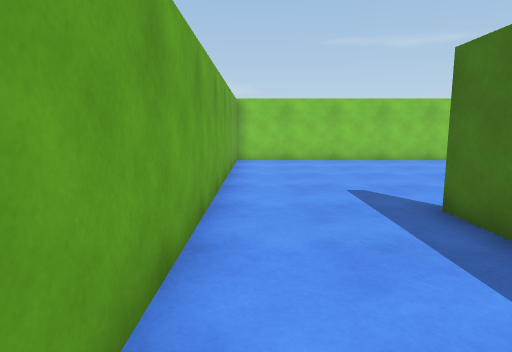
View 1 (above)

21 first-person views from a walk through a scene from a Unity 3-D project. The camera is 1.3 m above the floor, tilts 8° down and sees 75° across. The floor is counted in squares, 1 m on a side. Each view is taken from the middle of a square. On the plan, view 1 faces up. The plan holds only what a view shows up to about 14 squares ahead; the rest is blank.

View 2
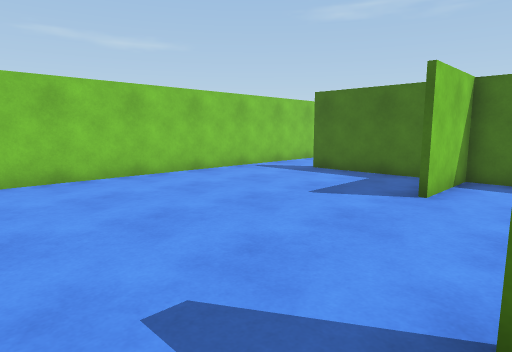

View 3
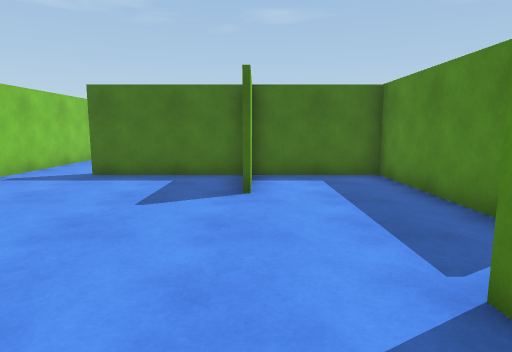

View 4
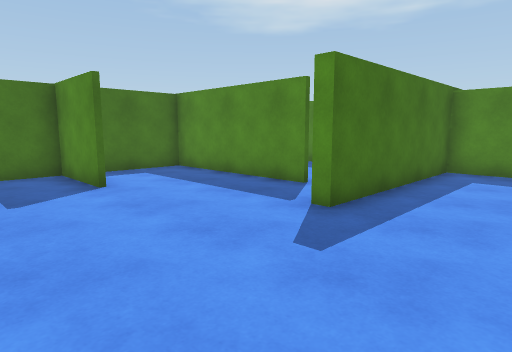

View 5
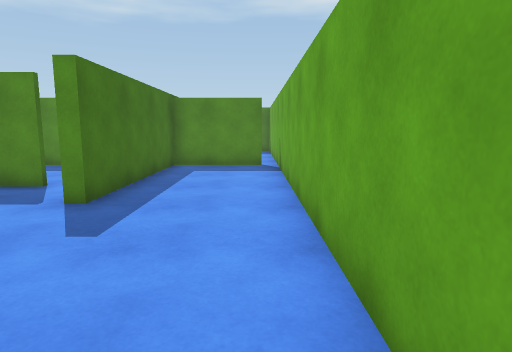

View 6
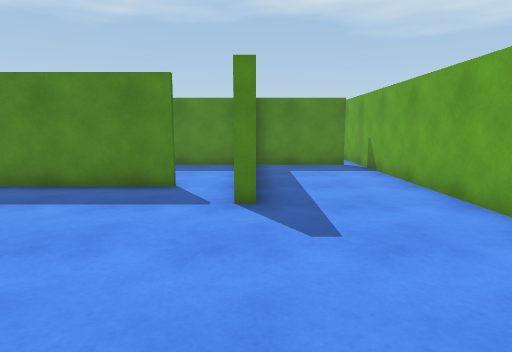

View 7
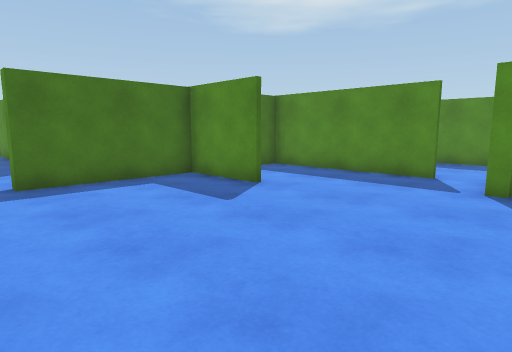

View 8
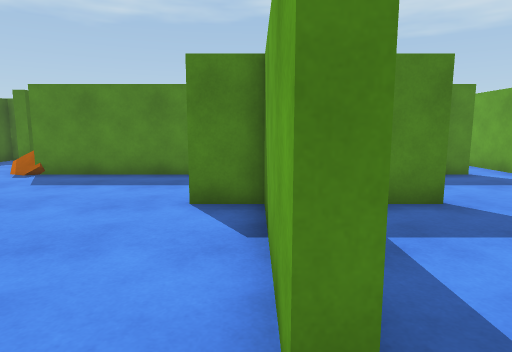

View 9
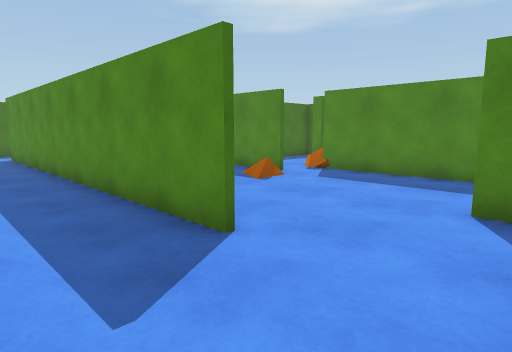

View 10
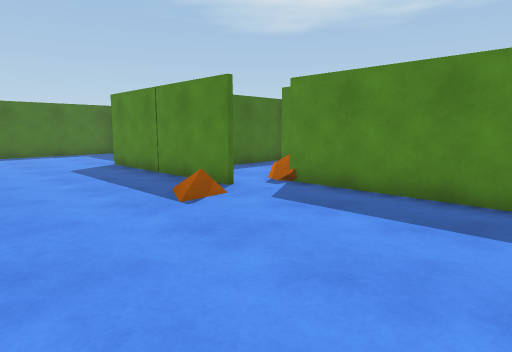

View 11
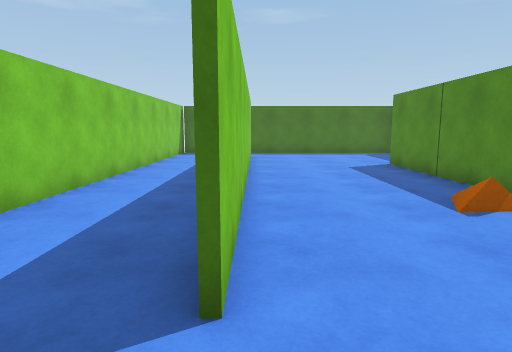

View 12
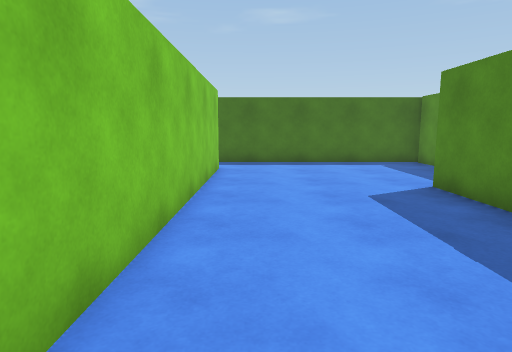

View 13
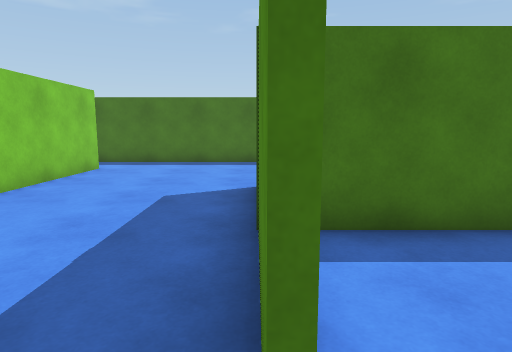

View 14
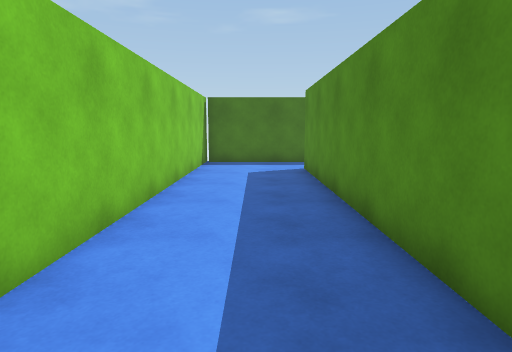

View 15
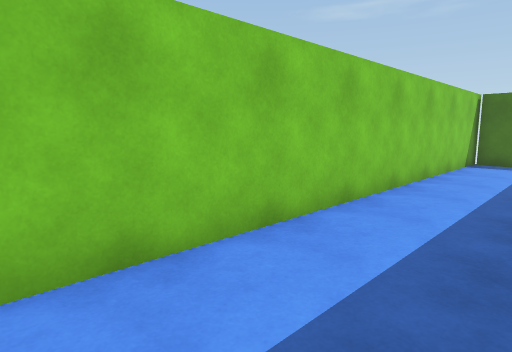

View 16
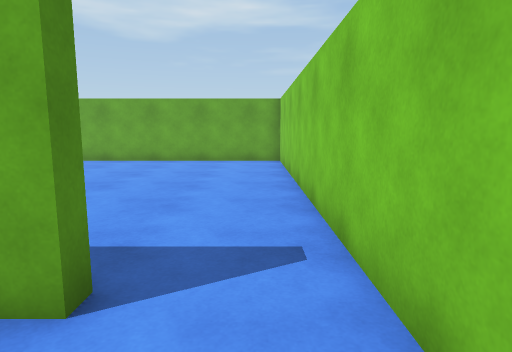

View 17
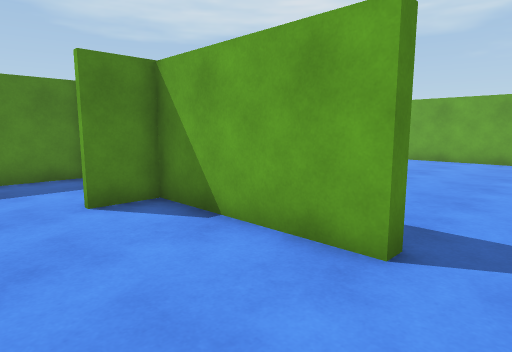

View 18
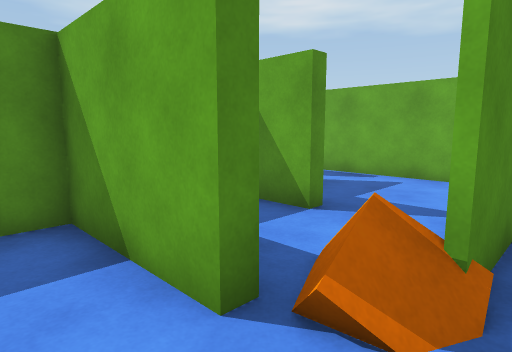

View 19
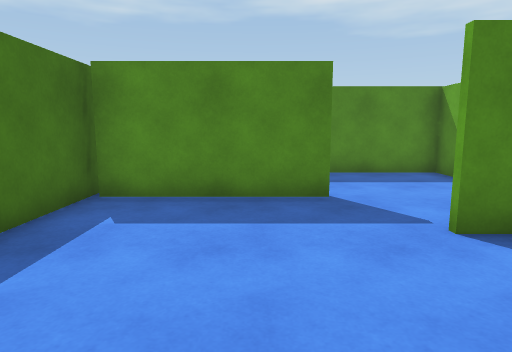

View 20
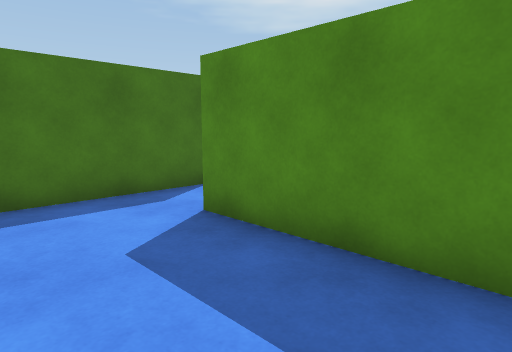

View 21
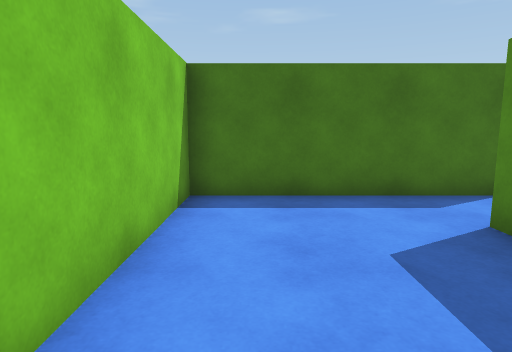

### Floor plan
Points are (right, up) in squares from view 1. A wall is a line through its corners. A room is listed if a view was taken in it or the views show most of it. See-through windows are left out.
Room 1 (views 1, 2, 3, 4, 5, 6, 7, 8, 9)
walls: (7.6, 7.3) (10.5, 7.3) (10.5, 11.7) (10.8, 11.7); (4.8, 3.5) (10.5, 3.5); (10.5, 2.9) (10.5, 7.1) (7.6, 7.1); (11.6, 14) (-0.8, 14) (-0.8, -1.1); (-0.2, -1.1) (3, -1.1) (3, 5.2) (3.5, 5.2)
ways out: opening at (11, 12.5) to room 2; opening at (4, 3) to room 4
Room 2 (views 10, 11, 12, 13, 14, 15, 16, 17, 19)
walls: (17.9, 5) (24.5, 5); (14.1, 10.4) (28.1, 10.4); (28.1, 10.2) (14.1, 10.2); (25.5, 2.6) (30.1, 2.6); (10.8, 11.7) (10.8, 7.3) (12.2, 7.3); (11, 3.5) (17.4, 3.5); (30.5, 14) (11.6, 14); (30.2, 2.1) (30.2, 13.9)
ways out: opening at (11, 12.5) to room 1; opening at (18.5, 4) to room 3; opening at (25, 4)
Room 3 (view 18)
walls: (18.1, 2.3) (18.6, 2.3) (18.6, -1.1); (21.2, -1) (21.2, 4.2)
ways out: opening at (18.5, 4) to room 2
objects: orange cube (18, 3)
Room 4 (views 20, 21)
walls: (3.8, -1.1) (8.4, -1.1); (3.4, 3.1) (3.4, 1.1); (10.5, 3.3) (5.5, 3.3); (10.5, -1.6) (10.5, 2.9)
ways out: opening at (4, 3) to room 1; opening at (9.5, -1)

Positions as (right, up) in squares from view 1, and headings:
1: (0, 0), facing up
2: (1, 5), facing up-right
3: (1, 7), facing right
4: (0, 10), facing down-right
5: (0, 11), facing down
6: (3, 11), facing down
7: (2, 13), facing down-right
8: (11, 13), facing down
9: (11, 13), facing down-right
10: (12, 10), facing down-right
11: (12, 10), facing right
12: (17, 9), facing right
13: (17, 5), facing right
14: (17, 12), facing right
15: (16, 11), facing up-right
16: (13, 13), facing left
17: (14, 13), facing down-left
18: (20, 4), facing down-left
19: (27, 9), facing down
20: (4, 2), facing down-right
21: (4, 2), facing right
